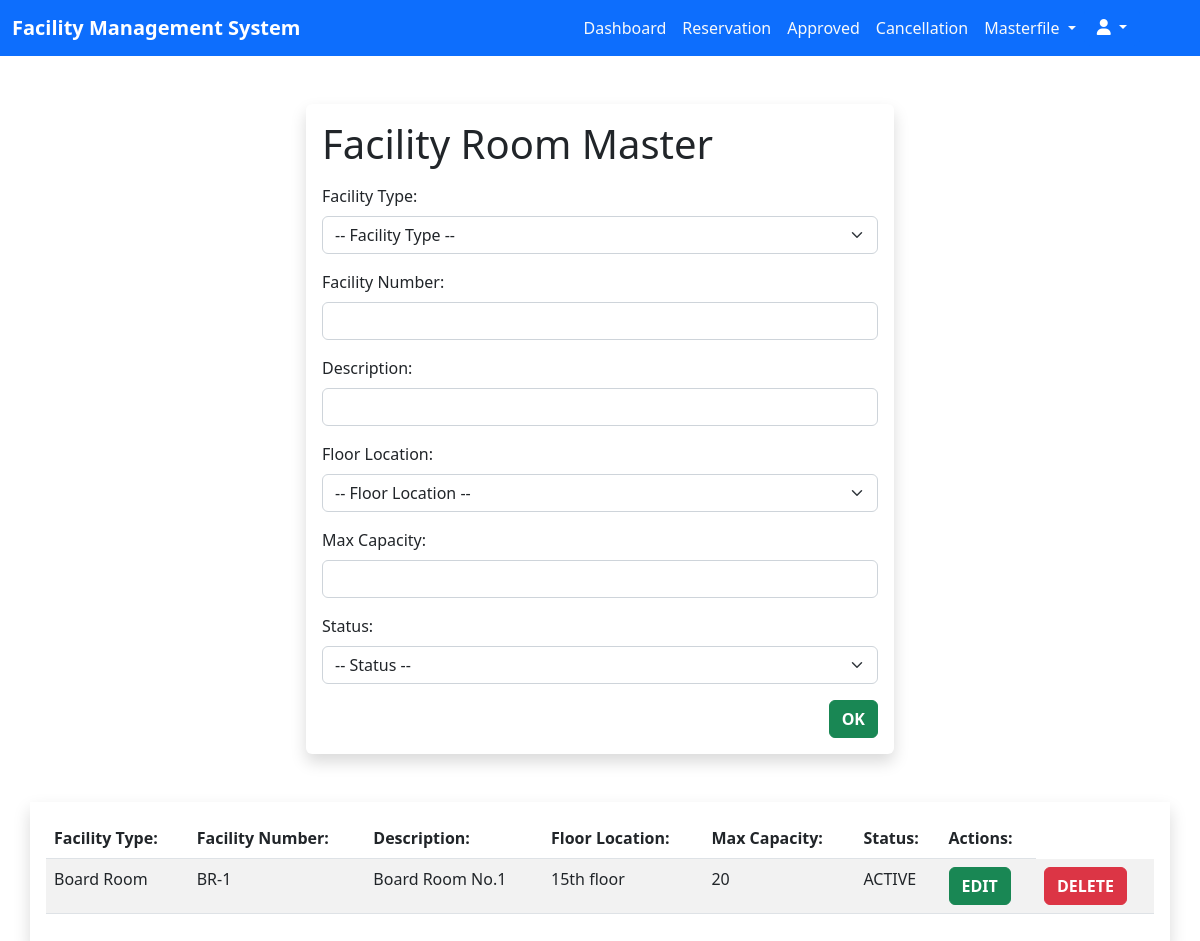
The app's page /admin/facility_room_master.php (signed in) with its own data.
### tables this page shows
CREATE TABLE `facility_room_masters` (
  `id` int(11) NOT NULL,
  `facility_type` varchar(255) NOT NULL,
  `facility_number` varchar(255) NOT NULL,
  `descriptions` varchar(255) NOT NULL,
  `floor_location` varchar(255) NOT NULL,
  `max_capacity` varchar(255) NOT NULL,
  `statuses` varchar(255) NOT NULL
);

### admin/facility_room_master.php (the view, shortened to what this page needs)
<?php
  require_once $_SERVER['DOCUMENT_ROOT'] . '/facility_management/database/connection.php';
  $queryFacilityRoomMaster = "SELECT * FROM facility_room_masters";
  $sqlFacilityRoomMaster = mysqli_query($con, $queryFacilityRoomMaster);
?>
<!DOCTYPE html>
<html lang="en">
<head>
  <link href="https://cdn.jsdelivr.net/npm/bootstrap@5.2.3/dist/css/bootstrap.min.css" rel="stylesheet"
 />
  <link rel="stylesheet" href="./styles/company.css" />
</head>
<body>
  <nav class="navbar navbar-expand-lg bg-primary">
    <div class="container-fluid">
      <a class="navbar-brand fw-bold text-white __navbar-brand" href="dashboard_admin.php">Facility Management
        System</a>
      <div class="collapse navbar-collapse" id="nav">
        <ul class="navbar-nav ms-auto mb-2 mb-lg-0 me-5">
          <li class="nav-item text-center">
            <a href="dashboard_admin.php" class="nav-link text-light">Dashboard</a>
          </li>
          <li class="nav-item text-center">
            <a href="pending_reservation.php" class="nav-link text-light">Reservation</a>
          </li>
          <li class="nav-item text-center">
            <a href="approved.php" class="nav-link text-light">Approved</a>
          </li>
          <li class="nav-item text-center">
            <a href="cancellation.php" class="nav-link text-light">Cancellation</a>
          </li>
          <li class="nav-item dropdown text-center">
            <a class="nav-link dropdown-toggle text-center text-light" href="#" data-bs-toggle="dropdown">
              Masterfile
            </a>
          </li>
          <div class="dropdown">
            <button class="btn btn-primary dropdown-toggle" type="button" data-bs-toggle="dropdown">
              <i class="fa-sharp fa-solid fa-user"></i>
            </button>
          </div>
        </ul>
      </div>
    </div>
  </nav>
  <div class="container-fluid mt-5">
    <div class="container w-50 shadow p-3 mb-5 bg-body rounded">
      <form action="./php/master_facility_room_create.php" method="post" class="needs-validation" novalidate>
        <p class="h1 mb-3">Facility Room Master </p>
        <div class="row">
          <div class="col-12 ">
            <div class="mb-3" class="form-group">
              <label for="facilityType" class="form-label">Facility Type:</label>
              <select name="facility_type" id="facilityType" class="form-select" required>
                <option disabled selected value>-- Facility Type --</option>
              </select>
            </div>
          </div>
          <div class="col-12 ">
            <div class="mb-3" class="form-group">
              <label for="facilityNumber" class="form-label">Facility Number:</label>
              <input type="text" name="facility_number" id="facilityNumber" class="form-control" required>
            </div>
          </div>
          <div class="col-12 ">
            <div class="mb-3" class="form-group">
              <label for="description" class="form-label">Description:</label>
              <input type="text" name="description" id="description" class="form-control" required />
            </div>
          </div>
          <div class="col-12 ">
            <div class="mb-3" class="form-group">
              <label for="floorLocation" class="form-label">Floor Location:</label>
              <select name="floor_location" id="floorLocation" class="form-select" required>
                <option disabled selected value>-- Floor Location --</option>
              </select>
            </div>
          </div>
          <div class="col-12 ">
            <div class="mb-3" class="form-group">
              <label for="maxCapacity" class="form-label">Max Capacity:</label>
              <input type="text" name="max_capacity" id="maxCapacity" class="form-control" required>
            </div>
          </div>
          <div class="col-12 ">
            <div class="mb-3" class="form-group">
              <label for="status" class="form-label">Status:</label>
              <select name="status" id="status" class="form-select" required>
                <option disabled selected value>-- Status --</option>
              </select>
            </div>
          </div>
          <div class="col-12">
            <div class="mb-3">
              <input type="submit" name="register_facility" value="OK" class="btn btn-success fw-bold float-end" />
            </div>
          </div>
        </div>
      </form>
    </div>
  </div>
  <div class="container-fluid">
    <div class="container shadow p-3 mb-5 bg-body-rounded">
      <div class="table-responsive">
        <table class="table table-hover table-striped">
          <thead>
            <tr>
              <th scope="col">Facility Type:</th>
              <th scope="col">Facility Number:</th>
              <th scope="col">Description:</th>
              <th scope="col">Floor Location:</th>
              <th scope="col">Max Capacity:</th>
              <th scope="col">Status:</th>
              <th col="2">Actions:</th>
            </tr>
          </thead>
          <tbody>
            <?php while($rows = mysqli_fetch_assoc($sqlFacilityRoomMaster)) { ?>
            <tr>
              <td><?php echo $rows['facility_type'] ?></td>
              <td><?php echo $rows['facility_number'] ?></td>
              <td><?php echo $rows['descriptions'] ?></td>
              <td><?php echo $rows['floor_location'] ?></td>
              <td><?php echo $rows['max_capacity'] ?></td>
              <td><?php echo $rows['statuses'] ?></td>
              <td>
                <form action="./php/master_facility_room_update.php" method="post">
                  <input type="submit" name="edit" value="EDIT" class="btn btn-success fw-bold">
                </form>
              </td>
              <td>
                <form action="./php/master_facility_room_delete.php" method="post">
                  <input type="submit" name="delete" class="btn btn-danger fw-bold" value="DELETE">
                </form>
              </td>
            </tr>
            <?php } ?>
          </tbody>
        </table>
      </div>
    </div>
  </div>
</body>
</html>

### admin/styles/company.css (style rules this page uses)
html, body { margin: 0; padding: 0; }
.navbar-nav { text-align: right; }

### records on screen
facility_room_masters: facility_type "Board Room", facility_number "BR-1", descriptions "Board Room No.1", floor_location "15th floor", max_capacity "20", statuses "ACTIVE"
